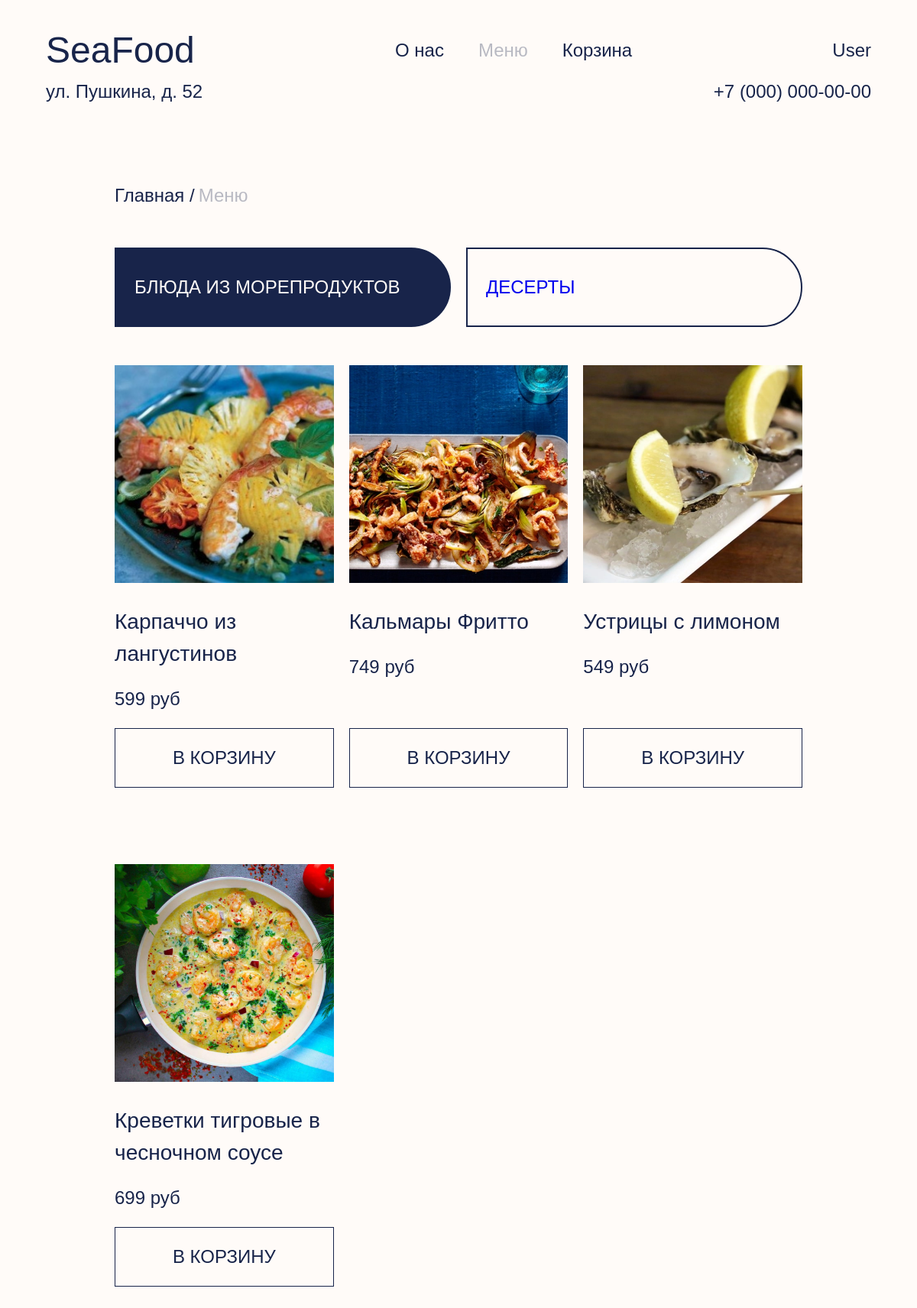
Page /pages/catalog.php?category=seafood (signed in) on the committed database.
### tables this page shows
CREATE TABLE `catalog` (
  `product_id` int(11) NOT NULL,
  `name` varchar(100) NOT NULL,
  `price` int(5) NOT NULL,
  `category` varchar(100) NOT NULL,
  `img_name` varchar(255) NOT NULL DEFAULT 'unknown.png'
);

### pages/catalog.php (the view, shortened to what this page needs)
<?php
$dbc = get_dbc();
$category = $_GET['category'];
$query    = "SELECT * FROM catalog WHERE category = '$category'";
$result   = mysqli_query($dbc, $query);
$cards    = $result -> fetch_all(MYSQLI_ASSOC);
?>
<!doctype html>
<html lang="en">
<head>
  <link rel="stylesheet" href="../styles/style.css">
</head>
<body>
<header class="header">
  <div class="header__wrapper">
    <div class="header__inner-wrapper">
      <a class="header__logo" href="index.php">SeaFood</a>
      <nav class="header__nav nav">
        <ul class="nav__list">
          <li class="nav__item">
            <a class="nav__link" href="index.php">О нас</a>
          </li>
          <li class="nav__item">
            <a class="nav__link nav__link--disabled"
               href="index.php#menu">Меню</a>
          </li>
          <li class="nav__item">
            <a class="nav__link" href="basket.php">Корзина
            </a>
          </li>
        </ul>
      </nav>
        <?php
        if ( ! empty($_SESSION['auth'])) {
            echo '<a class="header__login" href="profile.php">'
                .$_SESSION['login'].'</a>';
        } else {
            echo '<a class="header__login" href="login.php">Войти</a>';
        }
        ?>
    </div>
    <div class="header__contacts">
      <span>ул. Пушкина, д. 52</span>
      <a href="tel:+70000000000">+7 (000) 000-00-00</a>
    </div>
  </div>
</header>
<main>
  <section class="catalog">
    <div class="catalog__wrapper">
      <div class="catalog__links-line">
        <a class="catalog__link" href="index.php">Главная</a>
        <a class="catalog__link catalog__link--disabled">Меню</a>
      </div>
      <div class="catalog__tabs tabs">
        <div class="tabs__buttons-wrapper">
          <a href="?category=seafood" class="tabs__button <?php
          if ($category == 'seafood') {
              echo 'tabs__button--active';
          }
          ?>">Блюда из морепродуктов</a>
          <a href="?category=dessert" class="tabs__button <?php
          if ($category == 'dessert') {
              echo 'tabs__button--active';
          }
          ?>">Десерты</a>
        </div>
        <div class="tabs__content">
          <ul class="cards">
              <?php
              foreach ($cards as $card) {
                  ?>
                <li class="card">
                  <div class="card__image">
                    <img src="../assets/img/<?= $card['img_name'] ?>" alt=""
                         width="285"
                         height="285">
                  </div>
                  <h3><?= $card['name'] ?></h3>
                  <b><?= $card['price'] ?> руб</b>
                  <a class="card__button"
                     href="../functions/add_to_card.php?id=<?= $card['product_id'] ?>&category=<?= $category ?>">
                    В корзину
                  </a>
                </li>
                  <?php
              }
              ?>
          </ul>
        </div>
      </div>
    </div>
  </section>
</main>
</body>
</html>

### styles/style.css (style rules this page uses)
*, *::before, *::after { box-sizing: border-box; }
html, body { min-height: 100vh; scroll-behavior: smooth; }
body { font-family: 'Cormorant Garamond', Helvetica, sans-serif; font-size: 24px; line-height: 1.5; margin: 0; color: #18244a; background-color: #fffbf8;; display: flex; flex-direction: column; overflow-y: scroll; font-weight: 500; }
main { flex-grow: 1; }
img { width: 100%; object-fit: cover; }
.header__wrapper { max-width: 1200px; margin: 0 auto; padding: 30px 60px; }
.header__inner-wrapper, .header__contacts { display: flex; align-items: center; justify-content: space-between; }
.header__contacts a { color: inherit; text-decoration: none; }
.header__logo { font-size: 48px; color: inherit; text-decoration: none; }
.header__login { position: relative; text-decoration: none; color: inherit; text-transform: capitalize; }
.header__login::before { position: absolute; bottom: 0; left: 50%; width: 0; height: 1px; content: ''; transition: all 0.2s linear; background: #18244a; }
.nav__list { display: flex; margin: 0; padding: 0; list-style: none; gap: 45px; }
.nav__link { position: relative; text-decoration: none; color: inherit; }
.nav__link--disabled { opacity: 0.3; pointer-events: none; }
.nav__link::before { position: absolute; bottom: 0; left: 50%; width: 0; height: 1px; content: ''; transition: all 0.2s linear; background: #18244a; }
.catalog__wrapper { max-width: 1200px; margin: 0 auto; padding: 70px 150px 100px; }
.catalog__links-line { display: flex; margin-bottom: 50px; gap: 5px; }
.catalog__link { text-decoration: none; color: inherit; }
.catalog__link { position: relative; text-decoration: none; color: inherit; }
.catalog__link::before { position: absolute; bottom: 0; left: 50%; width: 0; height: 1px; content: ''; transition: all 0.2s linear; background: #18244a; }
.catalog__link--disabled { pointer-events: none; opacity: 0.3; }
.catalog__link:last-child::after { display: none; }
.catalog__link::after { content: ' /'; }
.tabs__buttons-wrapper { display: flex; justify-content: center; margin-bottom: 50px; gap: 20px; }
.tabs__button { flex-basis: 50%; display: flex; align-items: center; padding: 32px 48px 32px 24px; user-select: none; transition: all 0.2s linear; text-transform: uppercase; border: 2px solid #18244a; border-radius: 0 400px 400px 0; text-decoration: none; }
.tabs__button--active { pointer-events: none; color: #fffbf8; background: #18244a; }
.cards { display: grid; margin: 0; padding: 0; list-style: none; grid-template-columns: repeat(3, 1fr); gap: 100px 20px; }
.card { display: flex; flex-direction: column; }
.card__image { margin-bottom: 20px; min-height: 250px; }
.card h3 { font-weight: 500; margin: 0 0 20px; }
.card b { display: block; margin: 0 0 20px; font-weight: 500; }
.card__button { display: block; font-family: inherit; font-size: inherit; width: 100%; padding: 20px; cursor: pointer; text-transform: uppercase; border: 1px solid #18244a; background: transparent; transition: all 0.2s linear; text-decoration: none; color: inherit; text-align: center; margin-top: auto; }

### rows in the picture
catalog: img_name (picture), name "Карпаччо из лангустинов", price "599"
catalog: img_name (picture), name "Кальмары Фритто", price "749"
catalog: img_name (picture), name "Устрицы с лимоном", price "549"
catalog: img_name (picture), name "Креветки тигровые в чесночном соусе", price "699"

### other values in the picture
$_SESSION['login'] "User"
